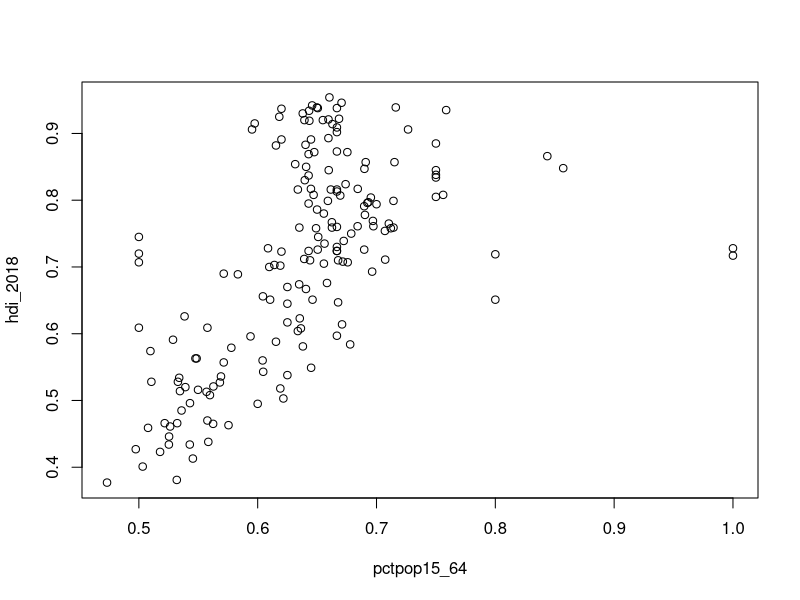
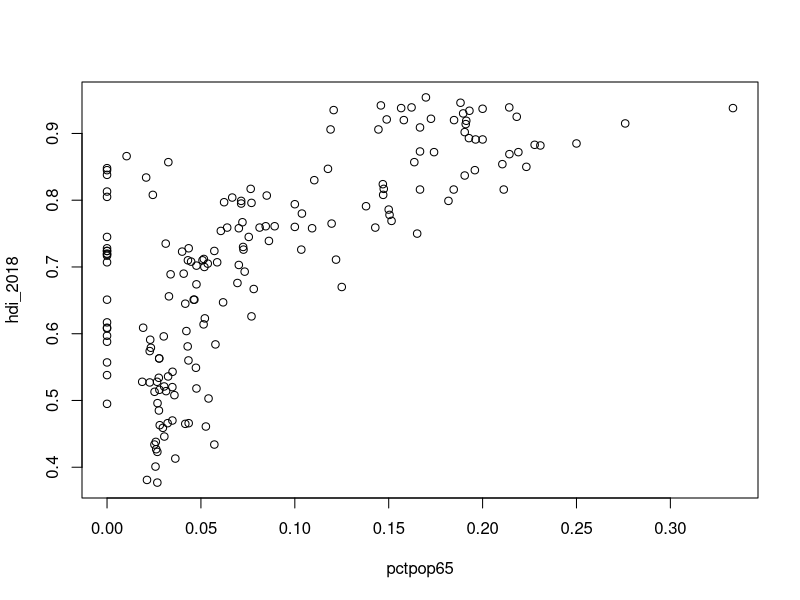
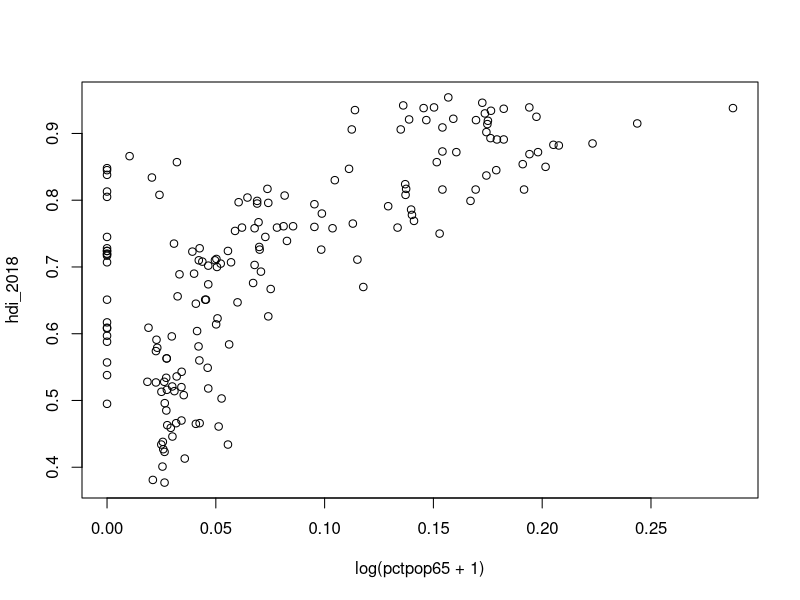
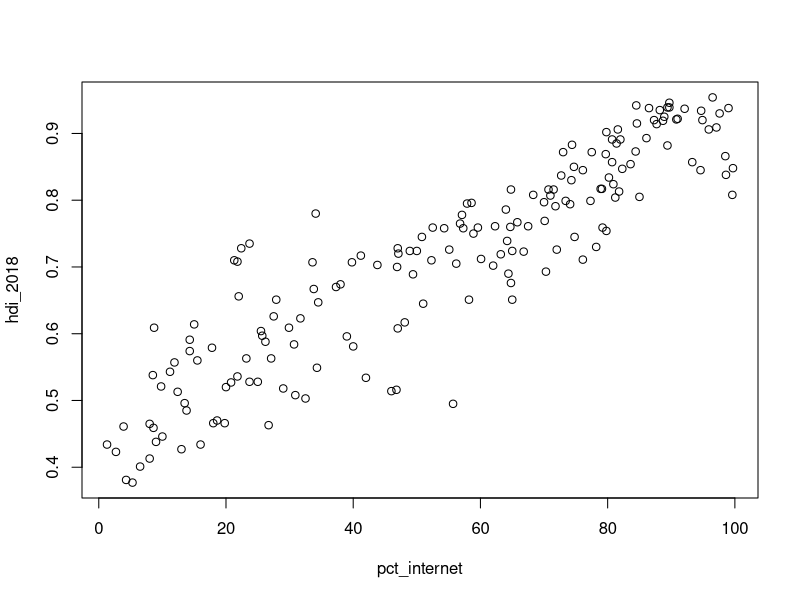
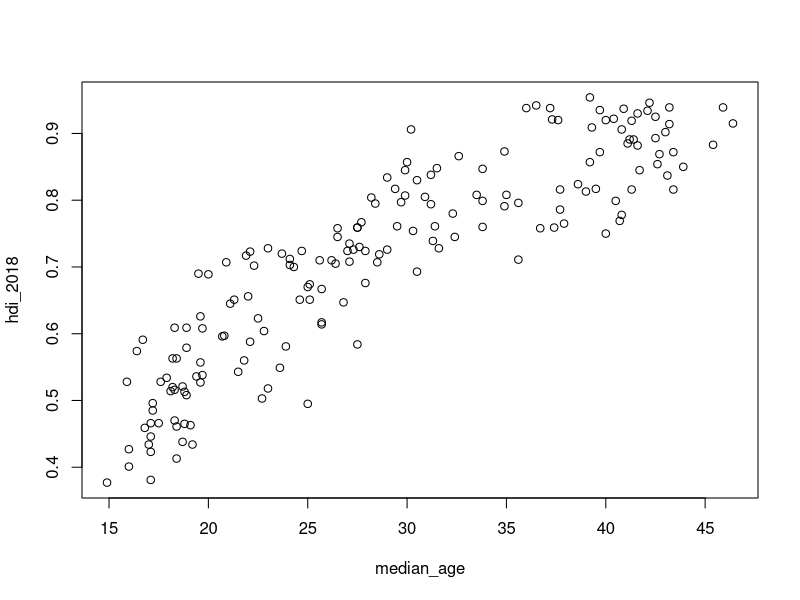
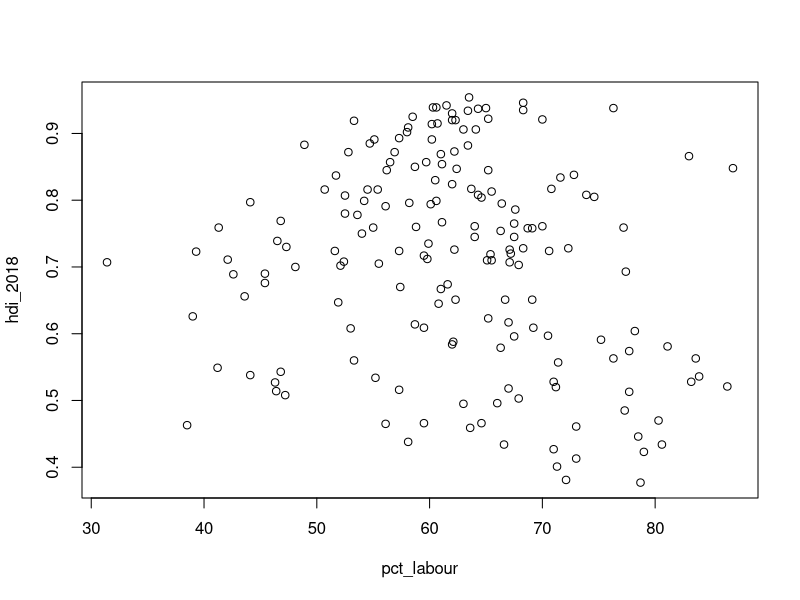
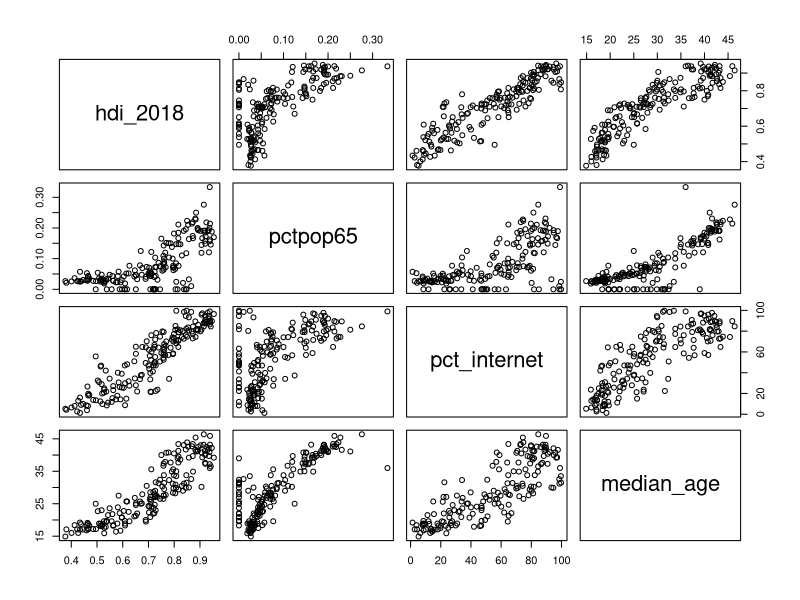

Write R code to recreate these figures, in order. (Note: this script raises an error after producing the figures.)
library(readxl)
library(dplyr)

hdi2018_df <- read_excel("hdi2018.xlsx", sheet=1)
pop15_64_df <- read_excel("hdi2018.xlsx", sheet=2)
pop_tot_df <- read_excel("hdi2018.xlsx", sheet=3)
pop65_df <- read_excel("hdi2018.xlsx", sheet=4)
pct_internet_df <- read_excel("hdi2018.xlsx", sheet=5)
median_age_df <- read_excel("hdi2018.xlsx", sheet=6)
pct_labour_df <- read_excel("hdi2018.xlsx", sheet=7)

data1 <- hdi2018_df %>% 
  inner_join(pop_tot_df, by="country") %>%
  inner_join(pop15_64_df, by="country") %>%
  inner_join(pop65_df, by="country") %>%
  inner_join(pct_internet_df, by="country") %>%
  inner_join(median_age_df, by="country") %>%
  inner_join(pct_labour_df, by="country")

data1 <- na.omit(data1)
dim(data1)

data2 <- data1 %>%
  mutate(pctpop15_64 = pop15_64 / pop_total,
         pctpop65 = pop65 / pop_total)

summary(data2$pctpop15_64)
summary(data2$pctpop65)
summary(data2$pct_internet)
summary(data2$median_age)
summary(data2$pct_labour)

plot(hdi_2018 ~ pctpop15_64, data=data2)
plot(hdi_2018 ~ pctpop65, data=data2)
plot(hdi_2018 ~ log(pctpop65+1), data=data2)
plot(hdi_2018 ~ pct_internet, data=data2)
plot(hdi_2018 ~ median_age, data=data2)
plot(hdi_2018 ~ pct_labour, data=data2)
pairs(hdi_2018 ~ pctpop65 + pct_internet + median_age, data=data2)

lm1 <- lm(hdi_2018 ~ pctpop65 + pct_internet + 
            median_age + pct_labour, data=data2)
lm2 <- lm(hdi_2018 ~ pct_internet + median_age, data=data2)  
anova(lm2, lm1)

summary(lm2)
ggplot(data2, aes(data2$median_age, resid(lm2))) +
  geom_point() +
  geom_smooth(method="loess")

which(abs(rstandard(lm2)) > 2)

# write data to file
data3 <- data2 %>% 
  select(country, hdi_2018, median_age, pctpop65, pct_internet, pct_labour)

write.csv(data3, file="hdi2018.csv", row.names=F)
